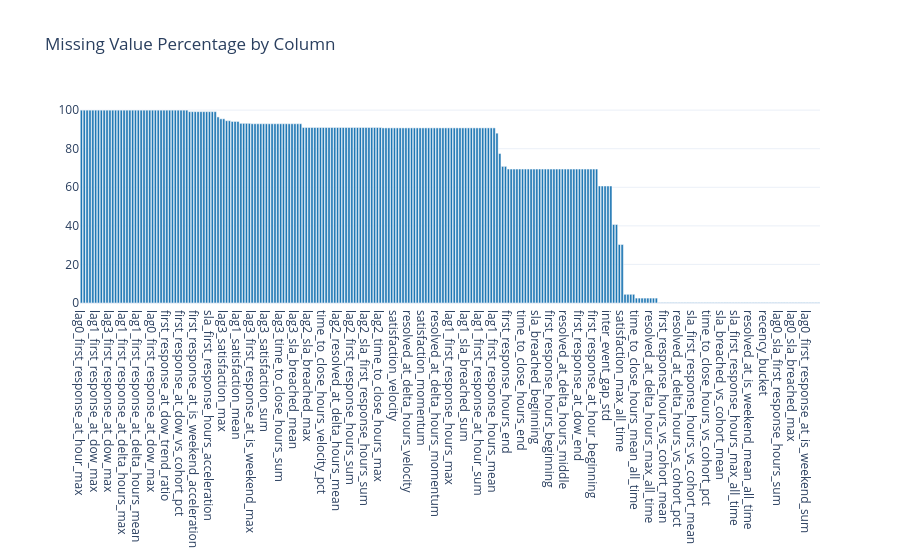

Notebook code cell kept with this figure:
### Markdown cell above
[//]: # (cr:doc name='2_5_missing_value_analysis' id=85d6807e)
## 2.5 Missing Value Analysis

**📖 Interpretation Guide:**
- **MCAR (Missing Completely at Random)**: Missing values have no pattern - safe to impute with mean/median
- **MAR (Missing at Random)**: Missingness depends on other observed variables - use regression imputation
- **MNAR (Missing Not at Random)**: Missingness depends on the missing value itself - create missing indicator

**⚠️ What to Watch For:**
- Columns with >50% missing may need to be dropped
- Highly correlated missing patterns suggest MAR
- ID columns with missing values indicate data integrity issues

### Code cell
# @cr:code name='analyze_missing_data' id=880acaa9
missing_data = []
for col_name, col_info in findings.columns.items():
    null_count = col_info.universal_metrics.get("null_count", 0)
    null_pct = col_info.universal_metrics.get("null_percentage", 0)
    if null_count > 0:
        missing_data.append({
            "Column": col_name,
            "Missing Count": null_count,
            "Missing %": f"{null_pct:.2f}%"
        })

if missing_data:
    missing_df = native_pd.DataFrame(missing_data).sort_values("Missing Count", ascending=False)
    print("Columns with Missing Values:")
    display_table(missing_df)

    fig = charts.bar_chart(
        missing_df["Column"].tolist(),
        [float(x.replace("%", "")) for x in missing_df["Missing %"].tolist()],
        title="Missing Value Percentage by Column"
    )
    display_figure(fig)
else:
    print("No missing values detected.")

### Figure 1 — Plotly figure (JSON) as saved in the notebook; plotly's stock layout.template omitted (floating-point values rounded to 4 significant figures; data arrays with more than 128 entries replaced by an {"elided": "..."} marker saying what was removed)
{"data": [{"marker": {"color": "#1f77b4"}, "type": "bar", "x": {"elided": "260 str values"}, "y": {"elided": "260 float values"}}], "layout": {"title": {"text": "Missing Value Percentage by Column"}, "xaxis": {"title": {}}, "yaxis": {"title": {}}}}
